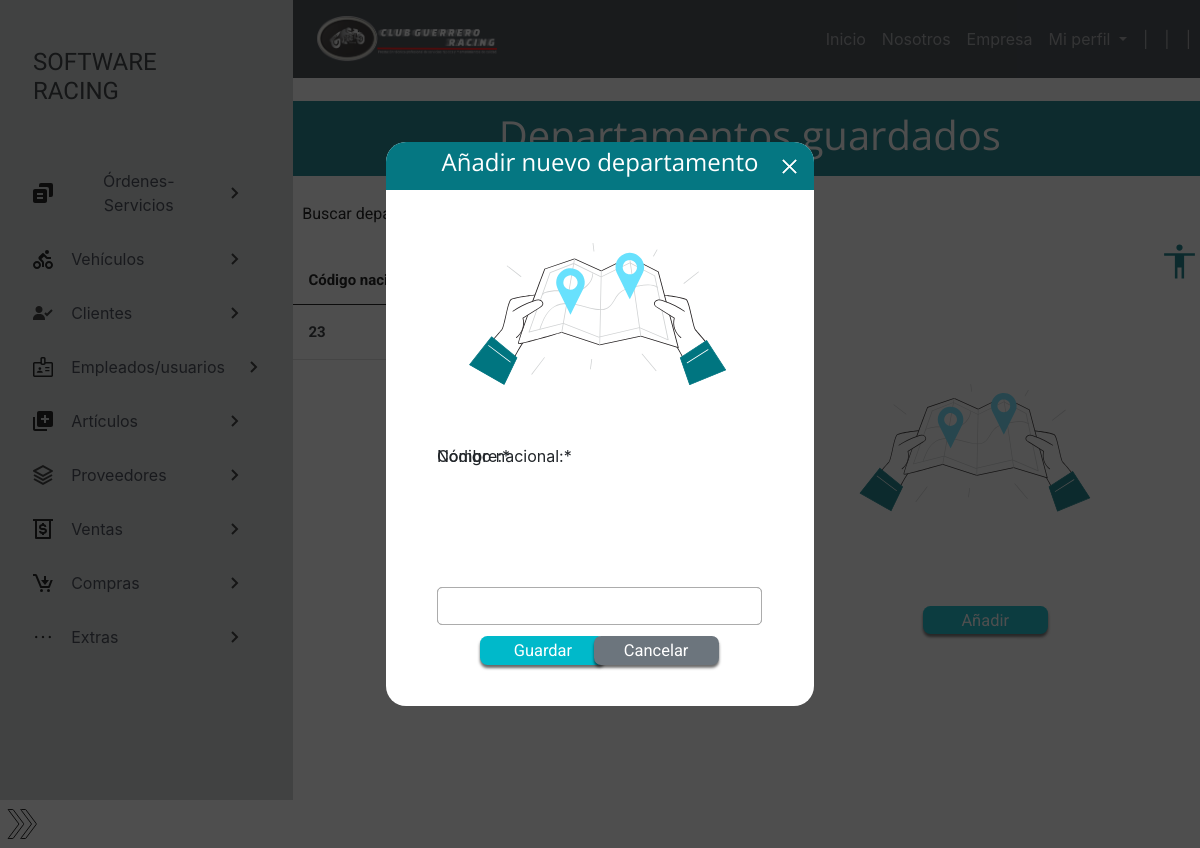
/extras/departamentos/ (signed in), run on an earlier commit of the app's database.
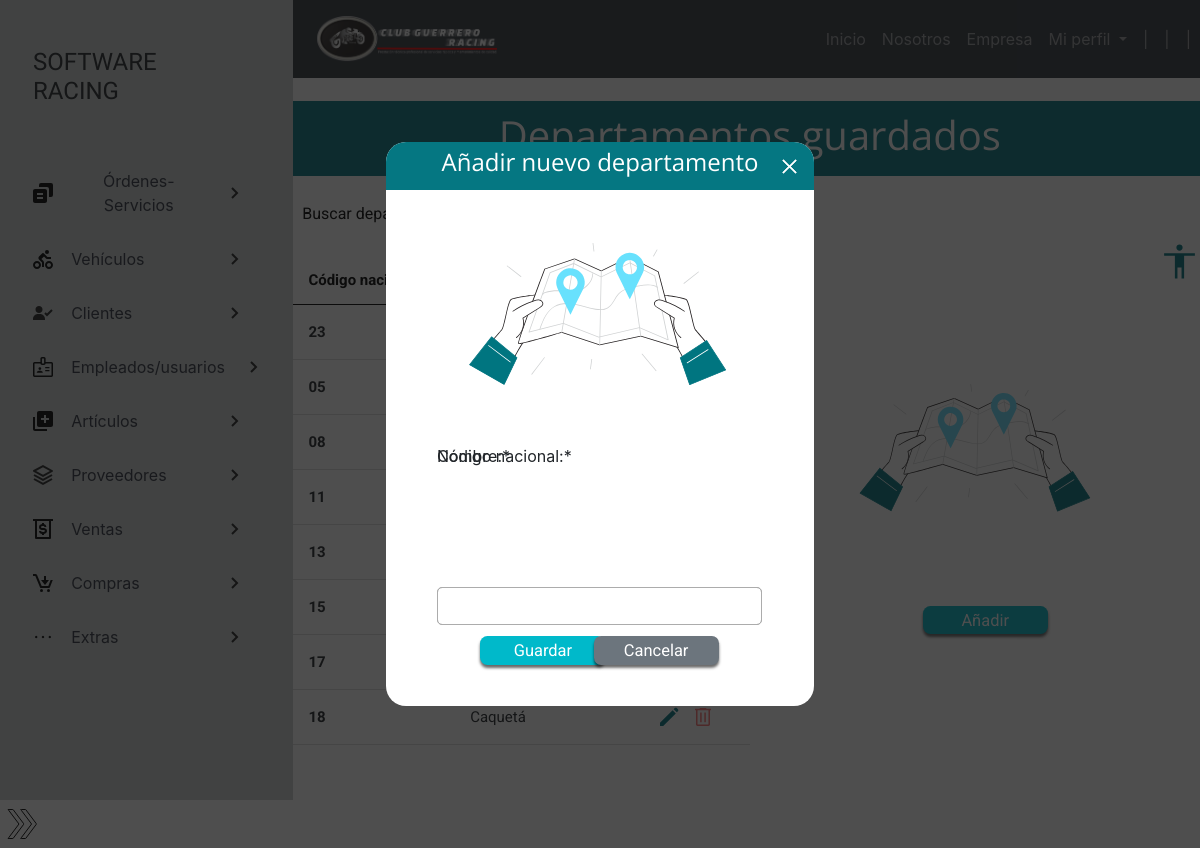
And on a later commit of the database.
### usuarios/models.py (models this page shows, shortened)
class Departamentos(models.Model):
    id_depart = models.CharField(max_length=10, verbose_name="Código nacional:")
    dep_nombre = models.CharField(max_length=45, verbose_name="Nombre:")
    class Estado(models.TextChoices):
        ACTIVO = '1', _('Activo')
        INACTIVO = '0', _('Inactivo')
    dep_estado = models.CharField(max_length=1, choices=Estado.choices, default=Estado.ACTIVO, verbose_name="Estado:")

### usuarios/views.py (the view)
# urls.py: path('extras/departamentos/', departamentos, name='departamentos'),
@login_required(login_url='login')
@permission_required('usuarios.view_departamentos')
def departamentos(request):
    titulo = "Departamentos"
    departamentos = Departamentos.objects.filter(dep_estado = '1')
    busqueda = request.GET.get('dep_busqueda')
    if busqueda:
        departamentos = Departamentos.objects.filter(
            Q(id_depart__icontains = busqueda) |
            Q(dep_nombre__icontains = busqueda)
        ).distinct()
    if request.method == 'POST':
        form = DepartamentosForm(request.POST)
        if form.is_valid():
            form.save()
            messages.success(
                request,f"Se agregó el departamento {request.POST['dep_nombre']} exitosamente"
            )
            return redirect('departamentos')
        else:
            messages.error(
                request,f"Se ha producido un error al guardar el departamento"
            )
    else:
        form = DepartamentosForm()
    context = {
        'titulo': titulo,
        'departamentos': departamentos,
        'form': form
    }
    return render(request, 'usuarios/interfaz_departamentos.html', context)

### usuarios/forms.py
class DepartamentosForm(forms.ModelForm):
    class Meta:
        model= Departamentos
        exclude = ['dep_estado']

### main/context_processors.py (called while the page is built)
def sesion(request):
    usuario_actual = request.user
    image_user = r"../media/images/usuarios/default.png"
    if request.user.is_authenticated:
        if Empleados.objects.filter(user_id=usuario_actual.id):
            image_user = Empleados.objects.get(user_id=usuario_actual.id).emp_foto.url
    context = {
        'usuario_actual':usuario_actual,
        'image_user':image_user
    }
    return context

### main/templates/usuarios/interfaz_departamentos.html (shortened to what this page needs)
{% extends 'partials/bodyApp.html' %}
{% load crispy_forms_tags %}
{% load static %}
{% block css %}
<link rel="stylesheet" href="{% static 'css/interfaz_departamentos.css' %}">
{% endblock css %}
{% block contenido %}
<section>
    <div class="titulo_superior">
        <h2>Departamentos guardados</h2>
    </div>
    <div class="contenedor_form">
        <form method="GET">
            <label for="DepBusqueda" class="label_buscar">Buscar depatamento:</label>
            <button type="submit" id="btn_mostrar_filtro" class="btn btn-outline-success"></button>
        </form>
    </div>
    <div class="contenedor_tabla">
        <table>
            <thead>
                <tr>
                    <th>Código nacional</th>
                    <th>Departamento</th>
                    {% if perms.usuarios.change_departamentos or perms.usuarios.delete_departamentos %}
                    <th>Acciones</th>
                    {% endif %}
                </tr>
            </thead>
            <tbody>
                {% for depart in departamentos %}
                <tr>
                    <td>{{depart.id_depart}}</td>
                    <td>{{depart.dep_nombre}}</td>
                    {% if perms.usuarios.change_departamentos or perms.usuarios.delete_departamentos %}
                    <td>
                        {% if perms.usuarios.change_departamentos %}
                        <a href="{% url 'editar_departamento' depart.pk %}">
                            <img src="{% static 'img/editar.svg' %}" alt="Botón editar" id="btn_editar" title="Editar departamento">
                        </a>
                        {% endif %}
                        {% if perms.usuarios.delete_departamentos %}
                        <a href="#" onclick="eliminar_registros({{ depart.pk }})">
                            <img src="{% static 'img/eliminar.svg' %}" alt="Botón editar" class="btn_eliminar" title="Mover a papelera">
                        </a>
                        {% endif %}
                    </td>
                    {% endif %}
                </tr>
                {% endfor %}
            </tbody>
        </table>
    </div>
    <img src="{% static 'img/ilustracion_departamentos.svg' %}" alt="Ilustración relaacionada a departamentos"
        id="img1">
    {% if perms.usuarios.add_departamentos %}
    <a href="#" id="btn_anadir" title="Añadir nuevo departamento">Añadir</a>
    {% endif %}
</section>
<section class="modal-form ">
    <div class="container_modal-form">
        <div class="container_h2-form">
            <h2>Añadir nuevo departamento</h2>
            <a href="#" class="modal_close-form container_cerrar-form">
                <img src="{% static 'img/cerrar.svg' %}" alt="">
            </a>
        </div>
        <img src="{% static 'img/ilustracion_departamentos.svg' %}" alt="Imagen ilustrativa a ciudades" id="img2">
        {% if perms.usuarios.add_departamentos %}
        <form action="" method="POST">
            {{form|crispy}}
            <div class="frame_b">
                <button type="submit" value="Guardar" id="btn_guardar">Guardar</button>
                <button type="reset" value="Cacelar" id="btn_cancelar">Cancelar</button>
            </div>
        </form>
        {% endif %}
    </div>
</section>
{% endblock contenido %}

What changed in the data, as far as the page shows it:
added Departamentos: id_depart "05"
added Departamentos: id_depart "08"
added Departamentos: id_depart "11"
added Departamentos: id_depart "13"
added Departamentos: id_depart "15"
added Departamentos: id_depart "17"
added Departamentos: id_depart "18", dep_nombre "Caquetá"
